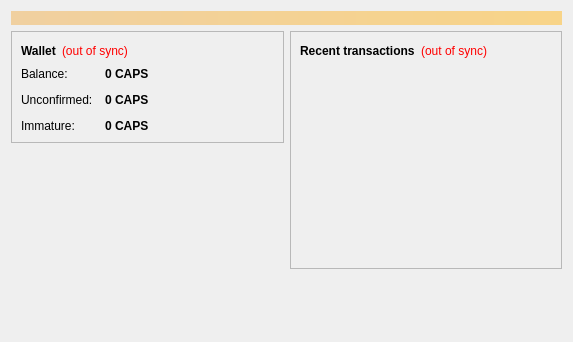
<?xml version="1.0" encoding="UTF-8"?>
<ui version="4.0">
 <class>OverviewPage</class>
 <widget class="QWidget" name="OverviewPage">
  <property name="geometry">
   <rect>
    <x>0</x>
    <y>0</y>
    <width>573</width>
    <height>342</height>
   </rect>
  </property>
  <property name="windowTitle">
   <string>Form</string>
  </property>
  <layout class="QVBoxLayout" name="topLayout">
   <item>
    <widget class="QLabel" name="labelAlerts">
     <property name="visible">
      <bool>false</bool>
     </property>
     <property name="styleSheet">
      <string notr="true">background-color: qlineargradient(x1: 0, y1: 0, x2: 1, y2: 0, stop:0 #F0D0A0, stop:1 #F8D488); color:#000000;</string>
     </property>
     <property name="wordWrap">
      <bool>true</bool>
     </property>
     <property name="margin">
      <number>3</number>
     </property>
    </widget>
   </item>
   <item>
    <layout class="QHBoxLayout" name="horizontalLayout" stretch="1,1">
     <item>
      <layout class="QVBoxLayout" name="verticalLayout_2">
       <item>
        <widget class="QFrame" name="frame">
         <property name="frameShape">
          <enum>QFrame::StyledPanel</enum>
         </property>
         <property name="frameShadow">
          <enum>QFrame::Raised</enum>
         </property>
         <layout class="QVBoxLayout" name="verticalLayout_4">
          <item>
           <layout class="QHBoxLayout" name="horizontalLayout_4">
            <item>
             <widget class="QLabel" name="label_5">
              <property name="font">
               <font>
                <weight>75</weight>
                <bold>true</bold>
               </font>
              </property>
              <property name="text">
               <string>Wallet</string>
              </property>
             </widget>
            </item>
            <item>
             <widget class="QLabel" name="labelWalletStatus">
              <property name="toolTip">
               <string>The displayed information may be out of date. Your wallet automatically synchronizes with the CryptoCaps network after a connection is established, but this process has not completed yet.</string>
              </property>
              <property name="styleSheet">
               <string notr="true">QLabel { color: red; }</string>
              </property>
              <property name="text">
               <string notr="true">(out of sync)</string>
              </property>
              <property name="alignment">
               <set>Qt::AlignLeading|Qt::AlignLeft|Qt::AlignVCenter</set>
              </property>
             </widget>
            </item>
            <item>
             <spacer name="horizontalSpacer_2">
              <property name="orientation">
               <enum>Qt::Horizontal</enum>
              </property>
              <property name="sizeHint" stdset="0">
               <size>
                <width>40</width>
                <height>20</height>
               </size>
              </property>
             </spacer>
            </item>
           </layout>
          </item>
          <item>
           <layout class="QFormLayout" name="formLayout_2">
            <property name="fieldGrowthPolicy">
             <enum>QFormLayout::AllNonFixedFieldsGrow</enum>
            </property>
            <property name="horizontalSpacing">
             <number>12</number>
            </property>
            <property name="verticalSpacing">
             <number>12</number>
            </property>
            <item row="0" column="0">
             <widget class="QLabel" name="label">
              <property name="text">
               <string>Balance:</string>
              </property>
             </widget>
            </item>
            <item row="0" column="1">
             <widget class="QLabel" name="labelBalance">
              <property name="font">
               <font>
                <weight>75</weight>
                <bold>true</bold>
               </font>
              </property>
              <property name="cursor">
               <cursorShape>IBeamCursor</cursorShape>
              </property>
              <property name="toolTip">
               <string>Your current balance</string>
              </property>
              <property name="text">
               <string notr="true">0 CAPS</string>
              </property>
              <property name="textInteractionFlags">
               <set>Qt::LinksAccessibleByMouse|Qt::TextSelectableByKeyboard|Qt::TextSelectableByMouse</set>
              </property>
             </widget>
            </item>
            <item row="1" column="0">
             <widget class="QLabel" name="label_3">
              <property name="text">
               <string>Unconfirmed:</string>
              </property>
             </widget>
            </item>
            <item row="1" column="1">
             <widget class="QLabel" name="labelUnconfirmed">
              <property name="font">
               <font>
                <weight>75</weight>
                <bold>true</bold>
               </font>
              </property>
              <property name="cursor">
               <cursorShape>IBeamCursor</cursorShape>
              </property>
              <property name="toolTip">
               <string>Total of transactions that have yet to be confirmed, and do not yet count toward the current balance</string>
              </property>
              <property name="text">
               <string notr="true">0 CAPS</string>
              </property>
              <property name="textInteractionFlags">
               <set>Qt::LinksAccessibleByMouse|Qt::TextSelectableByKeyboard|Qt::TextSelectableByMouse</set>
              </property>
             </widget>
            </item>
            <item row="2" column="0">
             <widget class="QLabel" name="labelImmatureText">
              <property name="text">
               <string>Immature:</string>
              </property>
             </widget>
            </item>
            <item row="2" column="1">
             <widget class="QLabel" name="labelImmature">
              <property name="font">
               <font>
                <weight>75</weight>
                <bold>true</bold>
               </font>
              </property>
              <property name="toolTip">
               <string>Mined balance that has not yet matured</string>
              </property>
              <property name="text">
               <string notr="true">0 CAPS</string>
              </property>
              <property name="textInteractionFlags">
               <set>Qt::LinksAccessibleByMouse|Qt::TextSelectableByKeyboard|Qt::TextSelectableByMouse</set>
              </property>
             </widget>
            </item>
           </layout>
          </item>
         </layout>
        </widget>
       </item>
       <item>
        <spacer name="verticalSpacer">
         <property name="orientation">
          <enum>Qt::Vertical</enum>
         </property>
         <property name="sizeHint" stdset="0">
          <size>
           <width>20</width>
           <height>40</height>
          </size>
         </property>
        </spacer>
       </item>
      </layout>
     </item>
     <item>
      <layout class="QVBoxLayout" name="verticalLayout_3">
       <item>
        <widget class="QFrame" name="frame_2">
         <property name="frameShape">
          <enum>QFrame::StyledPanel</enum>
         </property>
         <property name="frameShadow">
          <enum>QFrame::Raised</enum>
         </property>
         <layout class="QVBoxLayout" name="verticalLayout">
          <item>
           <layout class="QHBoxLayout" name="horizontalLayout_2">
            <item>
             <widget class="QLabel" name="label_4">
              <property name="text">
               <string>&lt;b&gt;Recent transactions&lt;/b&gt;</string>
              </property>
             </widget>
            </item>
            <item>
             <widget class="QLabel" name="labelTransactionsStatus">
              <property name="toolTip">
               <string>The displayed information may be out of date. Your wallet automatically synchronizes with the CryptoCaps network after a connection is established, but this process has not completed yet.</string>
              </property>
              <property name="styleSheet">
               <string notr="true">QLabel { color: red; }</string>
              </property>
              <property name="text">
               <string notr="true">(out of sync)</string>
              </property>
              <property name="alignment">
               <set>Qt::AlignRight|Qt::AlignTrailing|Qt::AlignVCenter</set>
              </property>
             </widget>
            </item>
            <item>
             <spacer name="horizontalSpacer">
              <property name="orientation">
               <enum>Qt::Horizontal</enum>
              </property>
              <property name="sizeHint" stdset="0">
               <size>
                <width>40</width>
                <height>20</height>
               </size>
              </property>
             </spacer>
            </item>
           </layout>
          </item>
          <item>
           <widget class="QListView" name="listTransactions">
            <property name="styleSheet">
             <string notr="true">QListView { background: transparent; }</string>
            </property>
            <property name="frameShape">
             <enum>QFrame::NoFrame</enum>
            </property>
            <property name="verticalScrollBarPolicy">
             <enum>Qt::ScrollBarAlwaysOff</enum>
            </property>
            <property name="horizontalScrollBarPolicy">
             <enum>Qt::ScrollBarAlwaysOff</enum>
            </property>
            <property name="selectionMode">
             <enum>QAbstractItemView::NoSelection</enum>
            </property>
           </widget>
          </item>
         </layout>
        </widget>
       </item>
       <item>
        <spacer name="verticalSpacer_2">
         <property name="orientation">
          <enum>Qt::Vertical</enum>
         </property>
         <property name="sizeHint" stdset="0">
          <size>
           <width>20</width>
           <height>40</height>
          </size>
         </property>
        </spacer>
       </item>
      </layout>
     </item>
    </layout>
   </item>
  </layout>
 </widget>
 <resources/>
 <connections/>
</ui>
